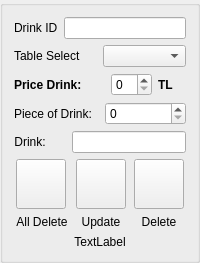
                <widget class="QGroupBox" name="groupBox_2">
                 <property name="title">
                  <string/>
                 </property>
                 <layout class="QGridLayout" name="gridLayout_27">
                  <item row="0" column="0">
                   <layout class="QGridLayout" name="gridLayout_26">
                    <item row="0" column="0">
                     <layout class="QGridLayout" name="gridLayout_25">
                      <item row="0" column="0">
                       <widget class="QLabel" name="label_48">
                        <property name="text">
                         <string>Drink ID</string>
                        </property>
                       </widget>
                      </item>
                      <item row="0" column="1">
                       <widget class="QLineEdit" name="lineEdit_drink_id"/>
                      </item>
                     </layout>
                    </item>
                    <item row="1" column="0">
                     <layout class="QGridLayout" name="gridLayout_24">
                      <item row="0" column="0">
                       <layout class="QGridLayout" name="gridLayout_19">
                        <item row="0" column="0">
                         <widget class="QLabel" name="label_43">
                          <property name="text">
                           <string>Table Select</string>
                          </property>
                         </widget>
                        </item>
                        <item row="0" column="1">
                         <widget class="QComboBox" name="comboBox_select_table_drink"/>
                        </item>
                       </layout>
                      </item>
                      <item row="1" column="0">
                       <layout class="QGridLayout" name="gridLayout_20">
                        <item row="0" column="0">
                         <widget class="QLabel" name="label_26">
                          <property name="font">
                           <font>
                            <bold>true</bold>
                           </font>
                          </property>
                          <property name="text">
                           <string>Price Drink:       </string>
                          </property>
                         </widget>
                        </item>
                        <item row="0" column="1">
                         <widget class="QSpinBox" name="spinBox_price_Drink"/>
                        </item>
                        <item row="0" column="2">
                         <widget class="QLabel" name="label_27">
                          <property name="font">
                           <font>
                            <bold>true</bold>
                           </font>
                          </property>
                          <property name="text">
                           <string>TL</string>
                          </property>
                         </widget>
                        </item>
                       </layout>
                      </item>
                      <item row="2" column="0">
                       <layout class="QGridLayout" name="gridLayout_21">
                        <item row="0" column="0">
                         <widget class="QLabel" name="label_25">
                          <property name="text">
                           <string>Piece of Drink:  </string>
                          </property>
                         </widget>
                        </item>
                        <item row="0" column="1">
                         <widget class="QSpinBox" name="spinBox_piece_Drink"/>
                        </item>
                       </layout>
                      </item>
                      <item row="3" column="0">
                       <layout class="QGridLayout" name="gridLayout_22">
                        <item row="0" column="0">
                         <widget class="QLabel" name="label_24">
                          <property name="text">
                           <string>Drink:      </string>
                          </property>
                          <property name="alignment">
                           <set>Qt::AlignCenter</set>
                          </property>
                         </widget>
                        </item>
                        <item row="0" column="1">
                         <widget class="QLineEdit" name="lineEdit_add_Drink"/>
                        </item>
                       </layout>
                      </item>
                      <item row="4" column="0">
                       <layout class="QGridLayout" name="gridLayout_23">
                        <item row="0" column="0">
                         <layout class="QGridLayout" name="gridLayout_18">
                          <item row="0" column="0">
                           <widget class="QPushButton" name="pushButton_All_tabledelete_drink">
                            <property name="minimumSize">
                             <size>
                              <width>50</width>
                              <height>50</height>
                             </size>
                            </property>
                            <property name="maximumSize">
                             <size>
                              <width>50</width>
                              <height>50</height>
                             </size>
                            </property>
                            <property name="text">
                             <string/>
                            </property>
                           </widget>
                          </item>
                          <item row="1" column="0">
                           <widget class="QLabel" name="label_42">
                            <property name="text">
                             <string>All Delete</string>
                            </property>
                            <property name="alignment">
                             <set>Qt::AlignCenter</set>
                            </property>
                           </widget>
                          </item>
                         </layout>
                        </item>
                        <item row="0" column="1">
                         <layout class="QGridLayout" name="gridLayout_17">
                          <item row="0" column="0">
                           <widget class="QPushButton" name="pushButton_prd_upd_drink">
                            <property name="minimumSize">
                             <size>
                              <width>50</width>
                              <height>50</height>
                             </size>
                            </property>
                            <property name="maximumSize">
                             <size>
                              <width>50</width>
                              <height>50</height>
                             </size>
                            </property>
                            <property name="font">
                             <font>
                              <bold>true</bold>
                             </font>
                            </property>
                            <property name="styleSheet">
                             <string notr="true">#pushButton_prd_upd{
background-color: transparent;
border-image: url(:update_close.png);
background: none;
border: none;
background-repeat: none;
}
#pushButton_prd_upd:pressed
{
   border-image: url(:update_open.png);
}
</string>
                            </property>
                            <property name="text">
                             <string/>
                            </property>
                           </widget>
                          </item>
                          <item row="1" column="0">
                           <widget class="QLabel" name="label_35">
                            <property name="text">
                             <string>Update</string>
                            </property>
                            <property name="alignment">
                             <set>Qt::AlignCenter</set>
                            </property>
                           </widget>
                          </item>
                         </layout>
                        </item>
                        <item row="0" column="2">
                         <layout class="QGridLayout" name="gridLayout_16">
                          <item row="1" column="0">
                           <widget class="QLabel" name="label_32">
                            <property name="text">
                             <string>Delete</string>
                            </property>
                            <property name="alignment">
                             <set>Qt::AlignCenter</set>
                            </property>
                           </widget>
                          </item>
                          <item row="0" column="0">
                           <widget class="QPushButton" name="pushButton_stkdelete_drink">
                            <property name="minimumSize">
                             <size>
                              <width>50</width>
                              <height>50</height>
                             </size>
                            </property>
                            <property name="maximumSize">
                             <size>
                              <width>50</width>
                              <height>50</height>
                             </size>
                            </property>
                            <property name="font">
                             <font>
                              <bold>true</bold>
                             </font>
                            </property>
                            <property name="styleSheet">
                             <string notr="true">#pushButton_stkdelete{
background-color: transparent;
border-image: url(:delete_close.png);
background: none;
border: none;
background-repeat: none;
}
#pushButton_stkdelete:pressed
{
   border-image: url(:delete_open.png);
}
</string>
                            </property>
                            <property name="text">
                             <string/>
                            </property>
                           </widget>
                          </item>
                         </layout>
                        </item>
                       </layout>
                      </item>
                      <item row="5" column="0">
                       <widget class="QLabel" name="label_29">
                        <property name="text">
                         <string>TextLabel</string>
                        </property>
                        <property name="alignment">
                         <set>Qt::AlignCenter</set>
                        </property>
                       </widget>
                      </item>
                     </layout>
                    </item>
                   </layout>
                  </item>
                 </layout>
                </widget>
